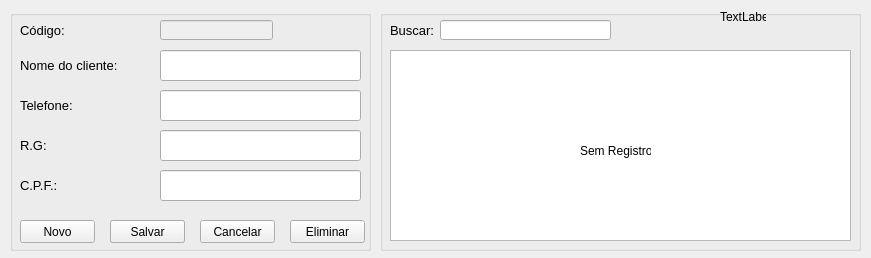
<?xml version="1.0" encoding="UTF-8"?>
<ui version="4.0">
 <class>frmcliente</class>
 <widget class="QWidget" name="frmcliente">
  <property name="geometry">
   <rect>
    <x>0</x>
    <y>0</y>
    <width>871</width>
    <height>258</height>
   </rect>
  </property>
  <property name="windowTitle">
   <string>Registro de Cliente</string>
  </property>
  <property name="locale">
   <locale language="Portuguese" country="Brazil"/>
  </property>
  <widget class="QGroupBox" name="groupBox">
   <property name="geometry">
    <rect>
     <x>10</x>
     <y>10</y>
     <width>361</width>
     <height>241</height>
    </rect>
   </property>
   <property name="title">
    <string/>
   </property>
   <widget class="QLineEdit" name="txtnom">
    <property name="geometry">
     <rect>
      <x>150</x>
      <y>40</y>
      <width>201</width>
      <height>31</height>
     </rect>
    </property>
    <property name="font">
     <font>
      <pointsize>10</pointsize>
     </font>
    </property>
    <property name="maxLength">
     <number>40</number>
    </property>
   </widget>
   <widget class="QLabel" name="label">
    <property name="geometry">
     <rect>
      <x>10</x>
      <y>40</y>
      <width>131</width>
      <height>31</height>
     </rect>
    </property>
    <property name="font">
     <font>
      <pointsize>10</pointsize>
     </font>
    </property>
    <property name="text">
     <string>Nome do cliente:</string>
    </property>
   </widget>
   <widget class="QPushButton" name="btnnovo">
    <property name="geometry">
     <rect>
      <x>10</x>
      <y>210</y>
      <width>75</width>
      <height>23</height>
     </rect>
    </property>
    <property name="text">
     <string>Novo</string>
    </property>
   </widget>
   <widget class="QPushButton" name="btneditar">
    <property name="geometry">
     <rect>
      <x>100</x>
      <y>210</y>
      <width>75</width>
      <height>23</height>
     </rect>
    </property>
    <property name="text">
     <string>Editar</string>
    </property>
   </widget>
   <widget class="QPushButton" name="btncancelar">
    <property name="geometry">
     <rect>
      <x>190</x>
      <y>210</y>
      <width>75</width>
      <height>23</height>
     </rect>
    </property>
    <property name="text">
     <string>Cancelar</string>
    </property>
   </widget>
   <widget class="QPushButton" name="btneliminar">
    <property name="geometry">
     <rect>
      <x>280</x>
      <y>210</y>
      <width>75</width>
      <height>23</height>
     </rect>
    </property>
    <property name="text">
     <string>Eliminar</string>
    </property>
   </widget>
   <widget class="QPushButton" name="btnsalvar">
    <property name="geometry">
     <rect>
      <x>100</x>
      <y>210</y>
      <width>75</width>
      <height>23</height>
     </rect>
    </property>
    <property name="text">
     <string>Salvar</string>
    </property>
   </widget>
   <widget class="QLineEdit" name="txtcod">
    <property name="enabled">
     <bool>false</bool>
    </property>
    <property name="geometry">
     <rect>
      <x>150</x>
      <y>10</y>
      <width>113</width>
      <height>20</height>
     </rect>
    </property>
    <property name="font">
     <font>
      <pointsize>10</pointsize>
     </font>
    </property>
   </widget>
   <widget class="QLabel" name="label_7">
    <property name="geometry">
     <rect>
      <x>10</x>
      <y>10</y>
      <width>46</width>
      <height>21</height>
     </rect>
    </property>
    <property name="font">
     <font>
      <pointsize>10</pointsize>
     </font>
    </property>
    <property name="text">
     <string>Código:</string>
    </property>
   </widget>
  </widget>
  <widget class="QGroupBox" name="groupBox_2">
   <property name="geometry">
    <rect>
     <x>380</x>
     <y>10</y>
     <width>481</width>
     <height>241</height>
    </rect>
   </property>
   <property name="title">
    <string/>
   </property>
   <widget class="QTableWidget" name="tabla">
    <property name="enabled">
     <bool>true</bool>
    </property>
    <property name="geometry">
     <rect>
      <x>10</x>
      <y>40</y>
      <width>461</width>
      <height>191</height>
     </rect>
    </property>
    <property name="editTriggers">
     <set>QAbstractItemView::NoEditTriggers</set>
    </property>
    <property name="selectionBehavior">
     <enum>QAbstractItemView::SelectRows</enum>
    </property>
    <attribute name="horizontalHeaderHighlightSections">
     <bool>false</bool>
    </attribute>
    <attribute name="verticalHeaderVisible">
     <bool>false</bool>
    </attribute>
    <attribute name="verticalHeaderHighlightSections">
     <bool>false</bool>
    </attribute>
   </widget>
   <widget class="QLabel" name="lblsinreg">
    <property name="geometry">
     <rect>
      <x>200</x>
      <y>130</y>
      <width>71</width>
      <height>21</height>
     </rect>
    </property>
    <property name="text">
     <string>Sem Registros</string>
    </property>
   </widget>
   <widget class="QLabel" name="lblindice">
    <property name="geometry">
     <rect>
      <x>340</x>
      <y>0</y>
      <width>46</width>
      <height>13</height>
     </rect>
    </property>
    <property name="text">
     <string>TextLabel</string>
    </property>
   </widget>
   <widget class="QLineEdit" name="txtbuscar">
    <property name="geometry">
     <rect>
      <x>60</x>
      <y>10</y>
      <width>171</width>
      <height>20</height>
     </rect>
    </property>
   </widget>
   <widget class="QLabel" name="label_8">
    <property name="geometry">
     <rect>
      <x>10</x>
      <y>10</y>
      <width>46</width>
      <height>21</height>
     </rect>
    </property>
    <property name="font">
     <font>
      <pointsize>10</pointsize>
     </font>
    </property>
    <property name="text">
     <string>Buscar:</string>
    </property>
   </widget>
  </widget>
  <widget class="QLineEdit" name="txttel">
   <property name="geometry">
    <rect>
     <x>160</x>
     <y>90</y>
     <width>201</width>
     <height>31</height>
    </rect>
   </property>
   <property name="font">
    <font>
     <pointsize>10</pointsize>
    </font>
   </property>
   <property name="maxLength">
    <number>20</number>
   </property>
  </widget>
  <widget class="QLabel" name="label_3">
   <property name="geometry">
    <rect>
     <x>20</x>
     <y>90</y>
     <width>131</width>
     <height>31</height>
    </rect>
   </property>
   <property name="font">
    <font>
     <pointsize>10</pointsize>
    </font>
   </property>
   <property name="text">
    <string>Telefone:</string>
   </property>
  </widget>
  <widget class="QLineEdit" name="txtcpf">
   <property name="geometry">
    <rect>
     <x>160</x>
     <y>170</y>
     <width>201</width>
     <height>31</height>
    </rect>
   </property>
   <property name="font">
    <font>
     <pointsize>10</pointsize>
    </font>
   </property>
   <property name="maxLength">
    <number>20</number>
   </property>
  </widget>
  <widget class="QLabel" name="label_4">
   <property name="geometry">
    <rect>
     <x>20</x>
     <y>170</y>
     <width>131</width>
     <height>31</height>
    </rect>
   </property>
   <property name="font">
    <font>
     <pointsize>10</pointsize>
    </font>
   </property>
   <property name="text">
    <string>C.P.F.:</string>
   </property>
  </widget>
  <widget class="QLineEdit" name="txtrg">
   <property name="geometry">
    <rect>
     <x>160</x>
     <y>130</y>
     <width>201</width>
     <height>31</height>
    </rect>
   </property>
   <property name="font">
    <font>
     <pointsize>10</pointsize>
    </font>
   </property>
   <property name="text">
    <string/>
   </property>
   <property name="maxLength">
    <number>20</number>
   </property>
  </widget>
  <widget class="QLabel" name="label_5">
   <property name="geometry">
    <rect>
     <x>20</x>
     <y>130</y>
     <width>131</width>
     <height>31</height>
    </rect>
   </property>
   <property name="font">
    <font>
     <pointsize>10</pointsize>
    </font>
   </property>
   <property name="text">
    <string>R.G:</string>
   </property>
  </widget>
 </widget>
 <tabstops>
  <tabstop>txtcod</tabstop>
  <tabstop>txtbuscar</tabstop>
  <tabstop>txtnom</tabstop>
  <tabstop>txttel</tabstop>
  <tabstop>txtrg</tabstop>
  <tabstop>txtcpf</tabstop>
  <tabstop>btnnovo</tabstop>
  <tabstop>btneditar</tabstop>
  <tabstop>btnsalvar</tabstop>
  <tabstop>btncancelar</tabstop>
  <tabstop>btneliminar</tabstop>
  <tabstop>tabla</tabstop>
 </tabstops>
 <resources/>
 <connections>
  <connection>
   <sender>tabla</sender>
   <signal>cellClicked(int,int)</signal>
   <receiver>lblindice</receiver>
   <slot>setNum(int)</slot>
   <hints>
    <hint type="sourcelabel">
     <x>708</x>
     <y>141</y>
    </hint>
    <hint type="destinationlabel">
     <x>819</x>
     <y>16</y>
    </hint>
   </hints>
  </connection>
 </connections>
</ui>
